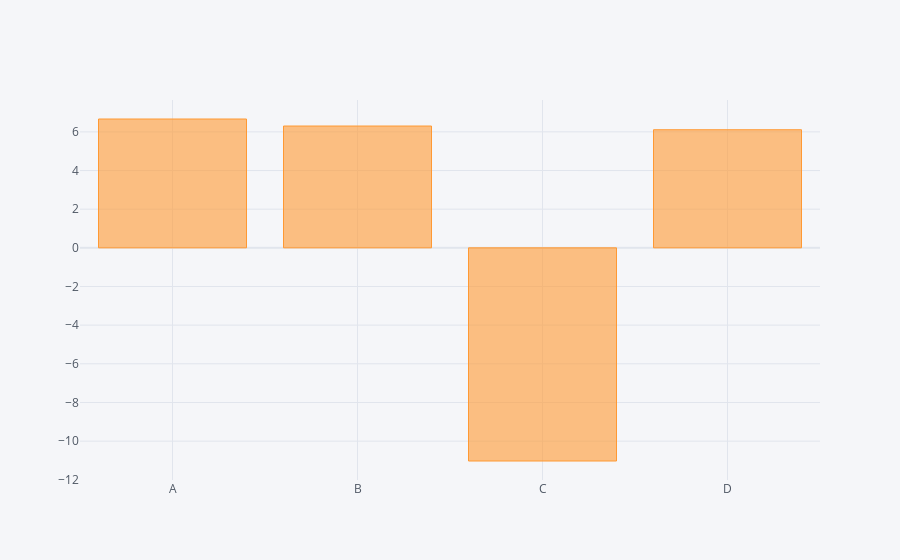

This figure's notebook cell:
### Code cell
df.sum().iplot(kind='bar')

### Figure 1 — Plotly figure (JSON) as saved in the notebook; plotly's stock layout.template omitted (floating-point values rounded to 4 significant figures)
{"data": [{"marker": {"color": "rgba(255, 153, 51, 0.6)", "line": {"color": "rgba(255, 153, 51, 1.0)", "width": 1}}, "name": "None", "orientation": "v", "text": "", "type": "bar", "x": ["A", "B", "C", "D"], "y": [6.666, 6.302, -11.03, 6.11]}], "layout": {"legend": {"bgcolor": "#F5F6F9", "font": {"color": "#4D5663"}}, "paper_bgcolor": "#F5F6F9", "plot_bgcolor": "#F5F6F9", "title": {"font": {"color": "#4D5663"}}, "xaxis": {"gridcolor": "#E1E5ED", "showgrid": true, "tickfont": {"color": "#4D5663"}, "title": {"font": {"color": "#4D5663"}, "text": ""}, "zerolinecolor": "#E1E5ED"}, "yaxis": {"gridcolor": "#E1E5ED", "showgrid": true, "tickfont": {"color": "#4D5663"}, "title": {"font": {"color": "#4D5663"}, "text": ""}, "zerolinecolor": "#E1E5ED"}}}
